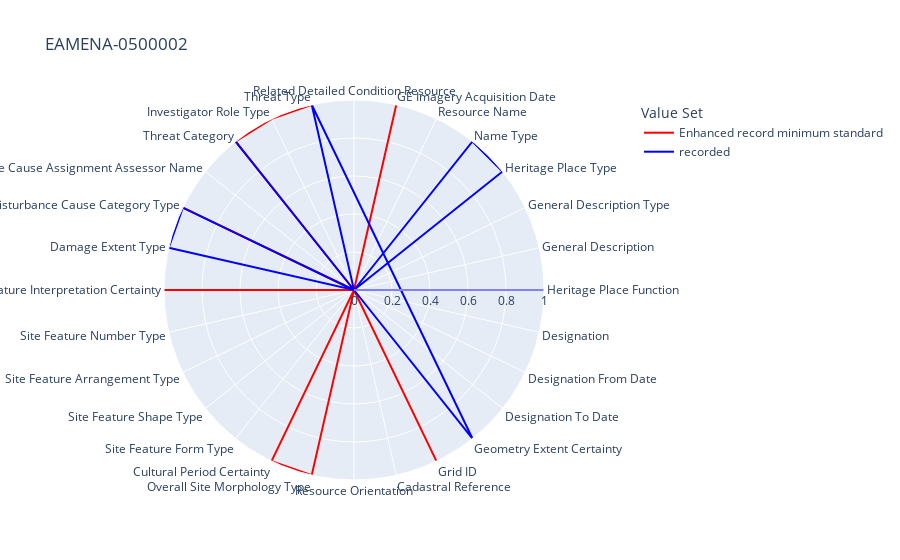

Notebook source saved alongside this figure:
### Markdown cell above
Show spider diagram with number of fields recorded. If `level3` has been selected, the spider plot will also plot the ERMS.

### Code cell
if mylevel == 'level3':
    colors = {'recorded': 'blue', 'Enhanced record minimum standard': 'red'}
    merged_df = pd.merge(df_res, df_erms, on='field')
    melted_df = pd.melt(merged_df, id_vars=['field'], var_name='Value Set', value_name='Value')
    melted_df.sort_values('Value Set', inplace=True)
    if verbose:
        print(melted_df.to_markdown())
    fig = px.line_polar(melted_df, r='Value', theta='field', color='Value Set',
                        line_close = False, color_discrete_map=colors, title = selected_hp)
    fig.show()
else:
    variable = df_res['field'].tolist()
    value = df_res['recorded'].tolist()
    df = pd.DataFrame(dict(
        value = value,
        variable = variable))
    fig = px.line_polar(df, r = 'value', theta = 'variable', line_close = True)
    fig.show()

### Figure 1 — Plotly figure (JSON) as saved in the notebook; plotly's stock layout.template omitted (floating-point values rounded to 4 significant figures)
{"data": [{"hovertemplate": "Value Set=Enhanced record minimum standard<br>Value=%{r}<br>field=%{theta}<extra></extra>", "legendgroup": "Enhanced record minimum standard", "line": {"color": "red", "dash": "solid"}, "marker": {"symbol": "circle"}, "mode": "lines", "name": "Enhanced record minimum standard", "r": [0, 1, 0, 0, 0, 0, 0, 1, 0, 0, 0, 0, 1, 0, 0, 1, 1, 0, 0, 0, 0, 1, 0, 1, 0, 1, 1, 1], "showlegend": true, "subplot": "polar", "theta": ["Related Detailed Condition Resource", "GE Imagery Acquisition Date", "Resource Name", "Name Type", "Heritage Place Type", "General Description Type", "General Description", "Heritage Place Function", "Designation", "Designation From Date", "Designation To Date", "Geometry Extent Certainty", "Grid ID", "Cadastral Reference", "Resource Orientation", "Overall Site Morphology Type", "Cultural Period Certainty", "Site Feature Form Type", "Site Feature Shape Type", "Site Feature Arrangement Type", "Site Feature Number Type", "Site Feature Interpretation Certainty", "Damage Extent Type", "Disturbance Cause Category Type", "Disturbance Cause Assignment Assessor Name", "Threat Category", "Investigator Role Type", "Threat Type"], "type": "scatterpolar"}, {"hovertemplate": "Value Set=recorded<br>Value=%{r}<br>field=%{theta}<extra></extra>", "legendgroup": "recorded", "line": {"color": "blue", "dash": "solid"}, "marker": {"symbol": "circle"}, "mode": "lines", "name": "recorded", "r": [0, 1, 0, 0, 1, 1, 0, 0, 1, 0, 0, 0, 1, 1, 0, 0, 0, 0, 0, 0, 0, 0, 0, 1, 1, 0, 0, 0], "showlegend": true, "subplot": "polar", "theta": ["Investigator Role Type", "Threat Category", "GE Imagery Acquisition Date", "Resource Name", "Name Type", "Heritage Place Type", "General Description Type", "General Description", "Heritage Place Function", "Designation", "Designation From Date", "Designation To Date", "Geometry Extent Certainty", "Threat Type", "Grid ID", "Resource Orientation", "Overall Site Morphology Type", "Cultural Period Certainty", "Site Feature Form Type", "Site Feature Shape Type", "Site Feature Arrangement Type", "Site Feature Number Type", "Site Feature Interpretation Certainty", "Damage Extent Type", "Disturbance Cause Category Type", "Disturbance Cause Assignment Assessor Name", "Cadastral Reference", "Related Detailed Condition Resource"], "type": "scatterpolar"}], "layout": {"legend": {"title": {"text": "Value Set"}, "tracegroupgap": 0}, "polar": {"angularaxis": {"direction": "clockwise", "rotation": 90}, "domain": {"x": [0, 1], "y": [0, 1]}}, "title": {"text": "EAMENA-0500002"}}}
